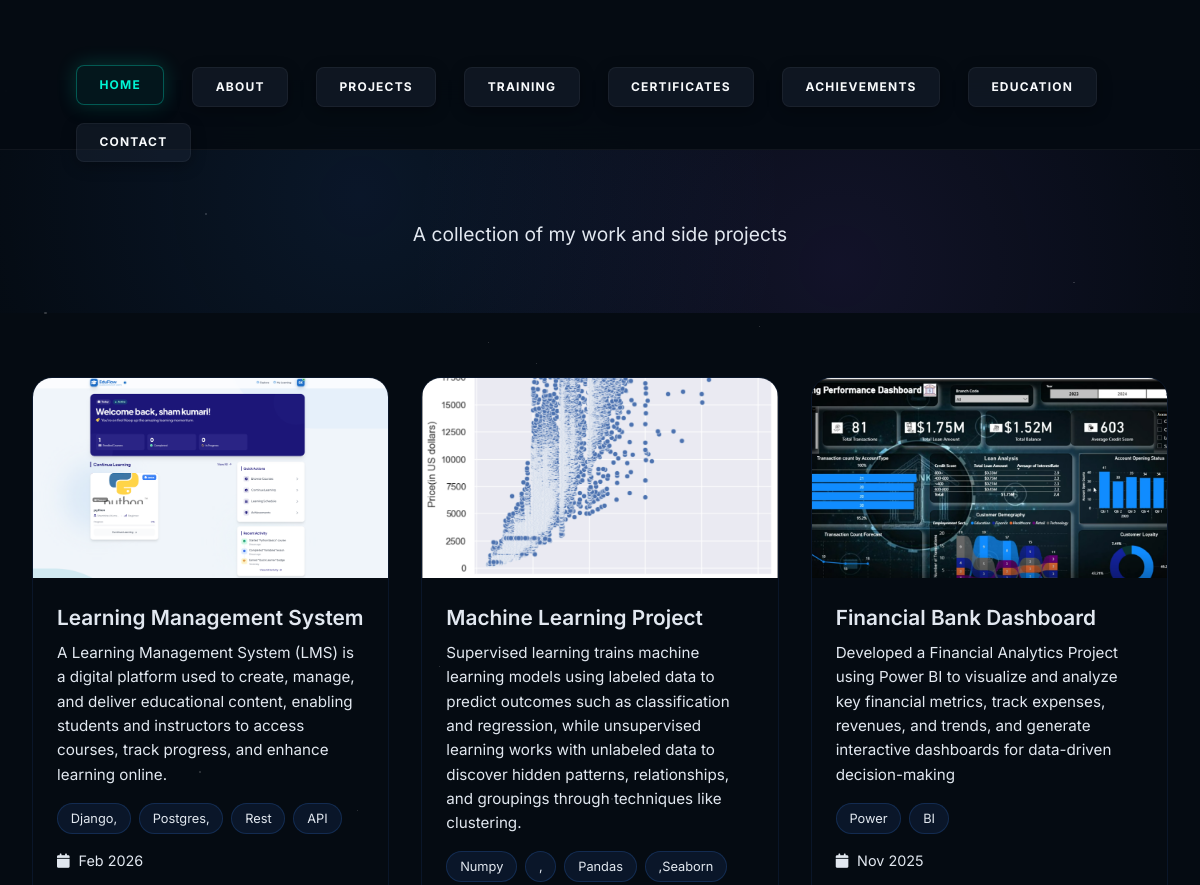
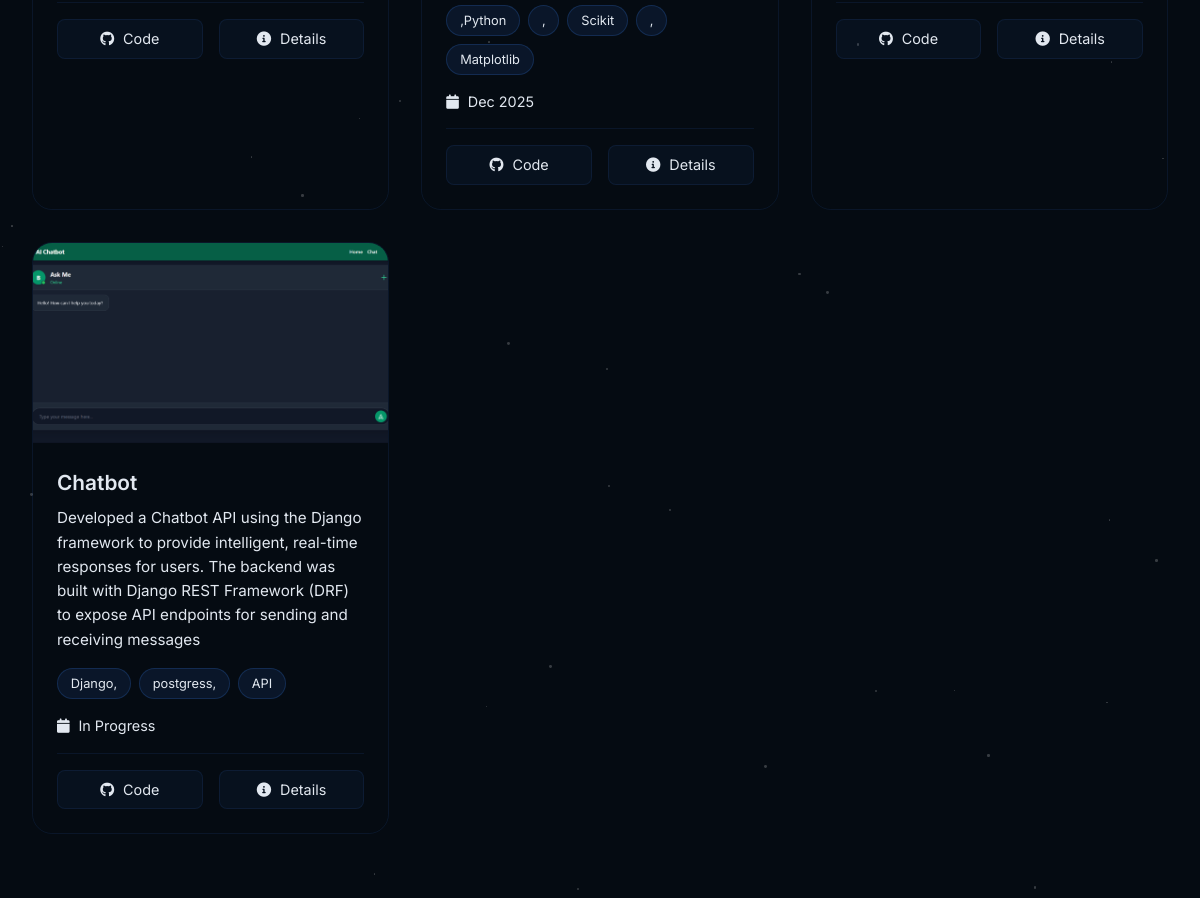
/projects/, run on the app's committed database (2 pictures, top to bottom).
### main/models.py (models this page shows, shortened)
class Project(models.Model):
    title = models.CharField(max_length=200)
    slug = models.SlugField(unique=True, blank=True)
    short_description = models.CharField(max_length=500, help_text="Brief description for cards")
    description = models.TextField()
    tech_stack = models.CharField(max_length=500, help_text="Comma separated technologies")
    github_link = models.URLField(blank=True)
    live_demo_link = models.URLField(blank=True)
    project_image = models.ImageField(upload_to='projects/')
    additional_images = models.ImageField(upload_to='projects/additional/', blank=True, null=True)
    featured = models.BooleanField(default=False)
    completion_date = models.DateField(null=True, blank=True)
    client = models.CharField(max_length=200, blank=True)
    role = models.CharField(max_length=200, blank=True)
    created_date = models.DateTimeField(auto_now_add=True)
    updated_date = models.DateTimeField(auto_now=True)
    order = models.IntegerField(default=0)
    class Meta:
        ordering = ['-featured', '-completion_date', '-created_date']

### main/views.py (the view)
# urls.py: path('projects/', views.projects, name='projects'),
def projects(request):
    profile = Profile.objects.first()
    projects = Project.objects.all()
    context = {
        'profile':profile,
        'projects': projects,
    }
    return render(request, 'main/projects.html', context)

### templates/main/projects.html (shortened to what this page needs)
{% extends 'main/base.html' %}
{% load static %}
{% block content %}
<div class="projects-header">
    <h1>My Projects</h1>
    <p>A collection of my work and side projects</p>
</div>
<div class="projects-grid">
    {% for project in projects %}
    <div class="project-card">
        <div class="project-image">
            {% if project.project_image %}
            <img src="{{ project.project_image.url }}" alt="{{ project.title }}">
            {% else %}
            <img src="https://via.placeholder.com/350x200" alt="{{ project.title }}">
            {% endif %}
        </div>
        <div class="project-content">
            <h3 class="project-title">{{ project.title }}</h3>
            <p class="project-description">{{ project.short_description }}</p>
            <div class="project-tech">
                {% for tech in project.tech_stack.split %}
                <span class="tech-tag">{{ tech }}</span>
                {% endfor %}
            </div>
            <div class="project-meta">
                <span><i class="fas fa-calendar"></i> {{ project.completion_date|date:"M Y"|default:"In Progress" }}</span>
            </div>
            <div class="project-links">
                {% if project.github_link %}
                <a href="{{ project.github_link }}" target="_blank" class="project-link">
                    <i class="fab fa-github"></i> Code
                </a>
                {% endif %}
                <a href="{% url 'project_detail' project.slug %}" class="project-link">
                    <i class="fas fa-info-circle"></i> Details
                </a>
            </div>
        </div>
    </div>
    {% empty %}
    <div class="no-projects">
        <i class="fas fa-code-branch"></i>
        <h2>No Projects Yet</h2>
        <p>Projects will be displayed here once added.</p>
    </div>
    {% endfor %}
</div>
{% endblock %}

### templates/main/base.html (style rules this page uses)
body { background: #050B12; color: #e2e8f0; overflow-x: hidden; overflow-y: auto; min-height: 100vh; font-family: 'Inter', sans-serif; position: relative; perspective: 1000px; }

### templates/main/projects.html (style rules this page uses)
.projects-header { background: linear-gradient(135deg, var(--dark-primary) 0%, var(--dark-secondary) 100%); color: var(--dark-text); padding: 4rem 2rem; text-align: center; position: relative; overflow: hidden; }
.projects-header::before { content: ''; position: absolute; top: 0; left: 0; right: 0; bottom: 0; background: radial-gradient(circle at 30% 50%, rgba(59, 130, 246, 0.1) 0%, transparent 50%), radial-gradient(circle at 70% 80%, rgba(139, 92, 246, 0.1) 0%, transparent 50%); pointer-events: none; }
.projects-header h1 { font-size: 2.5rem; margin-bottom: 1rem; background: var(--accent-gradient); -webkit-background-clip: text; -webkit-text-fill-color: transparent; background-clip: text; position: relative; }
.projects-header p { font-size: 1.2rem; color: var(--dark-text-secondary); max-width: 600px; margin: 0 auto; position: relative; }
.projects-grid { max-width: 1200px; margin: 4rem auto; padding: 0 2rem; display: grid; grid-template-columns: repeat(auto-fill, minmax(350px, 1fr)); gap: 2rem; }
.project-card { background: var(--dark-card); border-radius: 20px; overflow: hidden; box-shadow: var(--shadow-lg); transition: var(--transition); text-decoration: none; color: inherit; border: 1px solid rgba(59, 130, 246, 0.1); position: relative; }
.project-card::before { content: ''; position: absolute; top: 0; left: 0; right: 0; height: 1px; background: var(--accent-gradient); opacity: 0; transition: var(--transition); }
.project-image { height: 200px; overflow: hidden; position: relative; }
.project-image::after { content: ''; position: absolute; bottom: 0; left: 0; right: 0; height: 50px; background: linear-gradient(to top, var(--dark-card), transparent); }
.project-image img { width: 100%; height: 100%; object-fit: cover; transition: transform 0.5s ease; }
.project-content { padding: 1.5rem; position: relative; }
.project-title { font-size: 1.3rem; color: var(--dark-text); margin-bottom: 0.5rem; font-weight: 600; transition: var(--transition); }
.project-description { color: var(--dark-text-secondary); font-size: 0.95rem; margin-bottom: 1rem; line-height: 1.6; }
.project-tech { display: flex; flex-wrap: wrap; gap: 0.5rem; margin-bottom: 1rem; }
.tech-tag { background: rgba(59, 130, 246, 0.1); color: var(--accent-1); padding: 0.3rem 0.8rem; border-radius: 20px; font-size: 0.8rem; border: 1px solid rgba(59, 130, 246, 0.2); transition: var(--transition); }
.project-meta { display: flex; gap: 1rem; margin-bottom: 1rem; color: var(--dark-text-secondary); font-size: 0.9rem; }
.project-meta i { margin-right: 0.3rem; color: var(--accent-2); }
.project-links { display: flex; gap: 1rem; border-top: 1px solid rgba(59, 130, 246, 0.1); padding-top: 1rem; margin-top: 1rem; }
.project-link { flex: 1; text-align: center; padding: 0.5rem; border-radius: 8px; text-decoration: none; color: var(--dark-text-secondary); transition: var(--transition); font-size: 0.9rem; background: rgba(59, 130, 246, 0.05); border: 1px solid rgba(59, 130, 246, 0.1); }
.project-link i { margin-right: 0.3rem; }

### data on the page
Project: project_image (picture), title "Learning Management System", short_description "A Learning Management System (LMS) is a digital platform used to create, manage, and deliver educational content, enabling students and instructors to access courses, track progress, and enhance learning online.", split "Django," "Postgres," "Rest" "API", completion_date "Feb 2026"
Project: project_image (picture), title "Machine Learning Project", short_description "Supervised learning trains machine learning models using labeled data to predict outcomes such as classification and regression, while unsupervised learning works with unlabeled data to discover hidden patterns, relationships, and groupings through techniques like clustering.", split "Numpy" "," "Pandas" ",Seaborn" ",Python" "," "Scikit" "," "Matplotlib", completion_date "Dec 2025"
Project: project_image (picture), title "Financial Bank Dashboard", short_description "Developed a Financial Analytics Project using Power BI to visualize and analyze key financial metrics, track expenses, revenues, and trends, and generate interactive dashboards for data-driven decision-making", split "Power" "BI", completion_date "Nov 2025"
Project: project_image (picture), title "Chatbot", short_description "Developed a Chatbot API using the Django framework to provide intelligent, real-time responses for users. The backend was built with Django REST Framework (DRF) to expose API endpoints for sending and receiving messages", split "Django," "postgress," "API", completion_date "In Progress"
